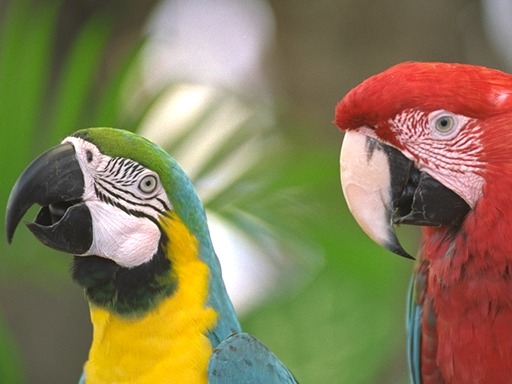
#> input picture Code/edge_detection /I23.BMP, 512 x 384 px
$ python sobel_edge.py   (older library calls are emulated)
#> lines starting #> are read from the running program, lines starting #| are printed output that depends on the picture
#> in main, img is the input picture: PIL image 512x384 RGB; mean R, G, B 135.7, 124.3, 86.7
from PIL import Image
import numpy as np
import matplotlib.pyplot as plt
from scipy import signal
def sobel_filter(im, k_size):

#> called with k_size = 3
    im = im.astype(np.float)
    width, height, c = im.shape
#> width = 384; height = 512; c = 3
    if c > 1:
        img = 0.2126 * im[:,:,0] + 0.7152 * im[:,:,1] + 0.0722 * im[:,:,2]
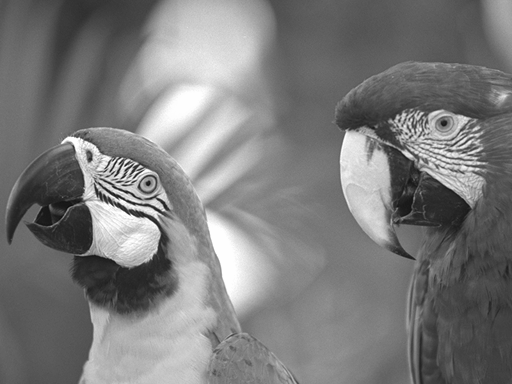
#> img: shape (384, 512) float64; min 14.85, max 255, mean 124
    else:
        img = im

    assert(k_size == 3 or k_size == 5);

    if k_size == 3:
        kh = np.array([[-1, 0, 1], [-2, 0, 2], [-1, 0, 1]], dtype = np.float)
        kv = np.array([[1, 2, 1], [0, 0, 0], [-1, -2, -1]], dtype = np.float)
    else:
        kh = np.array([[-1, -2, 0, 2, 1],
                   [-4, -8, 0, 8, 4],
                   [-6, -12, 0, 12, 6],
                   [-4, -8, 0, 8, 4],
                   [-1, -2, 0, 2, 1]], dtype = np.float)
        kv = np.array([[1, 4, 6, 4, 1],
                   [2, 8, 12, 8, 2],
                   [0, 0, 0, 0, 0],
                   [-2, -8, -12, -8, -2],
                   [-1, -4, -6, -4, -1]], dtype = np.float)

    '''
    gx = img;
    gy = gx;
    g = gx;
    for i in range(1,img.shape[0]-1):
        for j in range(1,img.shape[1]-1):
            gy[i][j] = np.floor_divide(( (kv[0][0] * img[i-1][j-1]) + (kv[0][1] * img[i-1][j]) + (kv[0][2] * img[i-1][j+1]) +
                           (kv[1][0] * img[i][j-1]) + (kv[1][1] * img[i][j]) + (kv[1][2] * img[i][j+1]) +
                           (kv[2][0] * img[i+1][j-1]) + (kv[2][1] * img[i+1][j]) + (kv[2][2] * img[i+1][j+1])),16)

    for i in range(1,img.shape[0]-1):
        for j in range(1,img.shape[1]-1):
            gx[i][j] = np.floor_divide(( (kh[0][0] * img[i-1][j-1]) + (kh[0][1] * img[i-1][j]) + (kh[0][2] * img[i-1][j+1]) +
                           (kh[1][0] * img[i][j-1]) + (kh[1][1] * img[i][j]) + (kh[1][2] * img[i][j+1]) +
                           (kh[2][0] * img[i+1][j-1]) + (kh[2][1] * img[i+1][j]) + (kh[2][2] * img[i+1][j+1])),16)
    '''
    gx = signal.convolve2d(img, kh, mode='same', boundary = 'symm', fillvalue=0)
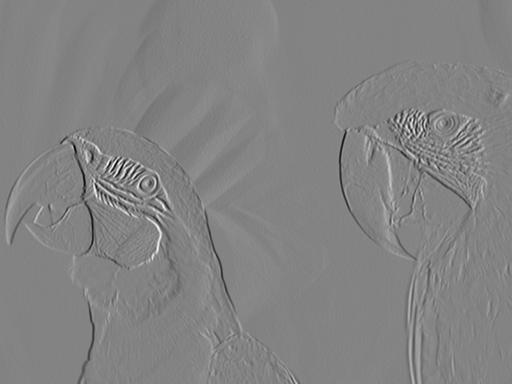
#> gx: shape (384, 512) float64; min -751.2, max 707.5, mean 0.1; drawn with min black and max white
    gy = signal.convolve2d(img, kv, mode='same', boundary = 'symm', fillvalue=0)
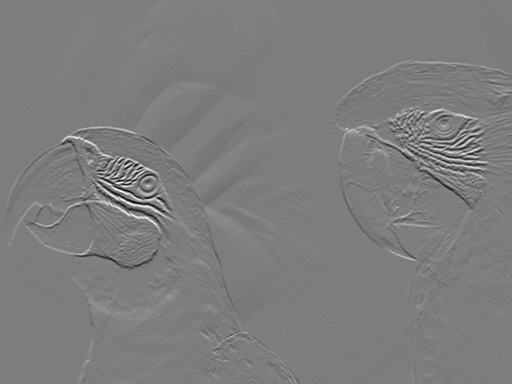
#> gy: shape (384, 512) float64; min -782.1, max 804.9, mean 0.5; drawn with min black and max white

    g = np.sqrt(np.add(np.square(gx), np.square(gy)))
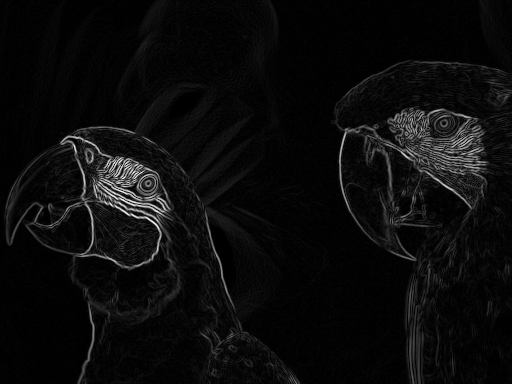
#> g: shape (384, 512) float64; min 0, max 879.8, mean 41.5; drawn with min black and max white
    g *= 255.0 / np.max(g)
    plt.figure(1)
    plt.axis('off')
    plt.imshow(g, cmap=plt.cm.gray)
    plt.show()
    #return g

def main():
    img = Image.open("I23.BMP")
    rgb = np.array(img);
    sobel_filter(rgb,3)


if __name__ == "__main__":
    main()
